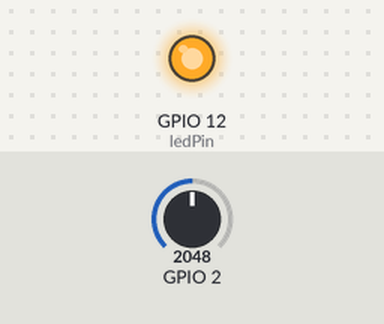
A sketch run on a simulated ESP32. Parts: output pins drawn as LEDs (lit = HIGH). Inputs (shaded band) come from the test bench; at power-on: GPIO 2 = 2048.

Above: at 1.2 s.
1.3 s: GPIO 2 set to 0
At 2.3 s:
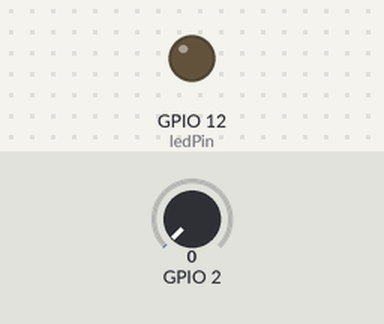
2.8 s: GPIO 2 set to 491
At 3.8 s:
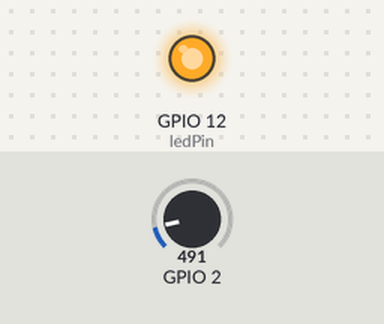
Timing chart, 0 to 5.8 s (numbered marks = the images above; inputs shaded):
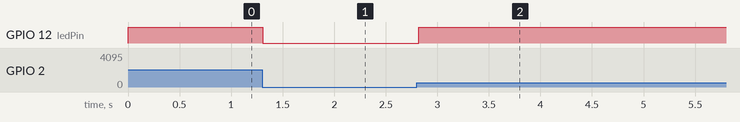

The sketch:

sketch_oct01c.ino
```cpp
// the number of the LED pin
const int ledPin = 12;  // 12 corresponds to GPIO12 SACO LA SALIDA PWM

// setting PWM properties
const int freq = 5000;// (5KHz)
const int ledChannel = 2; //(POTENCIOMETRO)
const int resolution = 8;

void setup(){
  // configure LED PWM functionalitites
  ledcSetup(ledChannel, freq, resolution);

  // attach the channel to the GPIO to be controlled
  ledcAttachPin(ledPin, ledChannel); //de donde obtener la señal, canal donde genero señal
}

void loop(){
  // increase the LED brightness
  ledcWrite(ledChannel,analogRead(2));
  delay(20);

}
```

Measured:
- after the input at 1.3 s, GPIO 12 (ledPin): HIGH → LOW at once
- after the input at 2.8 s, GPIO 12 (ledPin): LOW → HIGH at once
